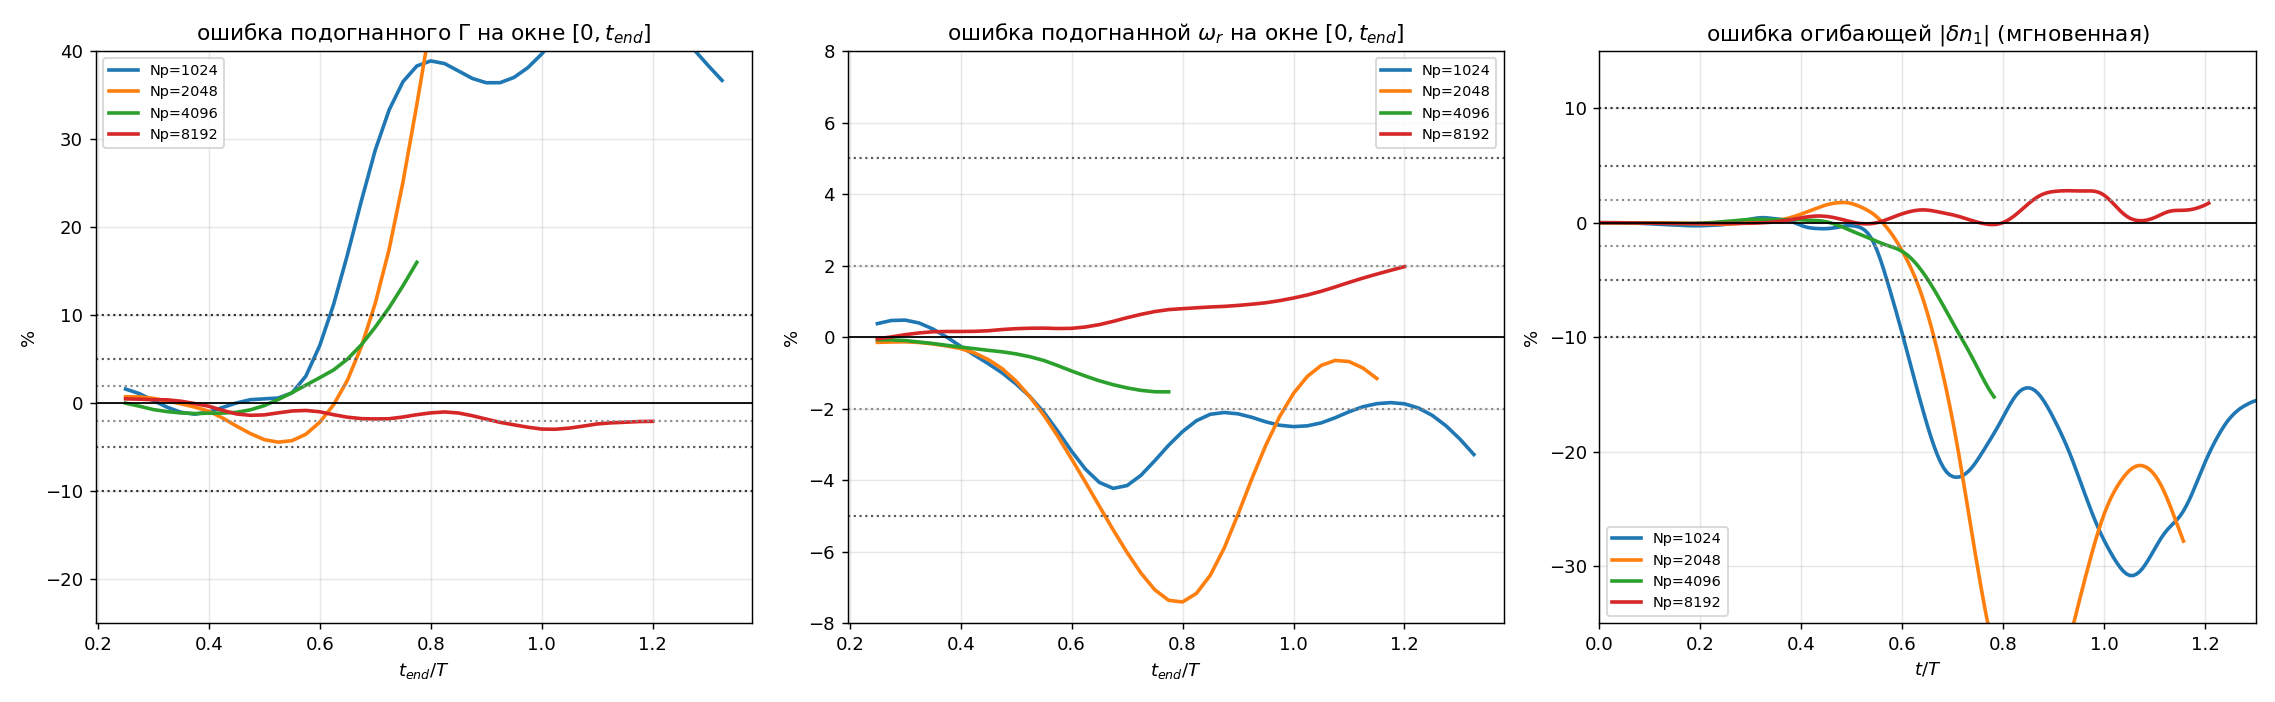

The script that saved this image:
#!/usr/bin/env python3
"""Насколько выводы зависят от выбора критерия и наблюдаемой."""
import math, pickle
import numpy as np
import matplotlib; matplotlib.use("Agg")
import matplotlib.pyplot as plt
TH = pickle.load(open("theory_drift_kinetic_ringdown_ex10.pkl", "rb"))
H = pickle.load(open("harm.pkl", "rb"))
T = TH["T"]; tt = TH["t"]; nth_c = TH["nhat"]["ions"]
gam = -TH["omega0"].imag; wr = TH["omega0"].real
RUNS = ["drift_kinetic_ringdown_ex11", "drift_kinetic_ringdown_ex12",
        "drift_kinetic_ringdown_ex13", "drift_kinetic_ringdown_ex10"]
COL = dict(zip(RUNS, ["tab:blue", "tab:orange", "tab:green", "tab:red"]))
NM = {r: f"Np={H[r]['Np']}" for r in RUNS}

def fit_window(t, c, lo, hi):
    """(omega, Gamma) из наклона ln(комплексной гармоники) на [lo,hi]."""
    w = (t >= lo) & (t <= hi)
    if w.sum() < 8: return np.nan, np.nan
    lg = np.log(c[w]); lg = lg.real + 1j * np.unwrap(np.imag(lg))
    p = np.polyfit(t[w], lg, 1)[0]
    return -p.imag, -p.real

fig, ax = plt.subplots(1, 3, figsize=(17.5, 5.4))

print("Ошибка ПОДОГНАННОГО Gamma на окне [0, t_end], в % "
      "(эталон — та же подгонка точной теории на том же окне)")
hdr = [0.3, 0.4, 0.5, 0.6, 0.7, 0.8, 0.9, 1.0, 1.1, 1.2]
print(f"{'t_end/T':>8s}" + "".join(f"{x:8.1f}" for x in hdr))
for r in RUNS:
    d = H[r]; t = d["t"]
    row = f"{NM[r]:>8s}"
    xs, ys, ys_w = [], [], []
    for x in np.arange(0.25, 1.35, 0.025):
        if t[-1] < x * T: break
        _, g = fit_window(t, d["H"][:, 1], 0.0, x * T)
        wo, _ = fit_window(t, d["H"][:, 1], 0.0, x * T)
        _, g0 = fit_window(tt, nth_c, 0.0, x * T)
        w0, _ = fit_window(tt, nth_c, 0.0, x * T)
        xs.append(x); ys.append(100 * (g / g0 - 1)); ys_w.append(100 * (wo / w0 - 1))
    ax[0].plot(xs, ys, color=COL[r], lw=2, label=NM[r])
    ax[1].plot(xs, ys_w, color=COL[r], lw=2, label=NM[r])
    for x in hdr:
        v = np.interp(x, xs, ys) if xs and x <= xs[-1] else np.nan
        row += f"{v:8.1f}" if not np.isnan(v) else f"{'-':>8s}"
    print(row)

# амплитуда огибающей — то, на что смотрят глазами
for r in RUNS:
    d = H[r]; t = d["t"]
    th = np.interp(t, tt, np.abs(nth_c))
    ax[2].plot(t / T, 100 * (np.abs(d["H"][:, 1]) / th - 1), color=COL[r],
               lw=2, label=NM[r])

for a, ti, yl in ((ax[0], "ошибка подогнанного $\\Gamma$ на окне $[0,t_{end}]$", "%"),
                  (ax[1], "ошибка подогнанной $\\omega_r$ на окне $[0,t_{end}]$", "%"),
                  (ax[2], "ошибка огибающей $|\\delta n_1|$ (мгновенная)", "%")):
    a.set_title(ti); a.set_ylabel(yl); a.grid(alpha=.3); a.legend(fontsize=8)
    a.axhline(0, color="k", lw=1)
    for lvl, c in ((2, "0.55"), (5, "0.35"), (10, "0.2")):
        a.axhline(lvl, color=c, ls=":", lw=1.2); a.axhline(-lvl, color=c, ls=":", lw=1.2)
ax[0].set_xlabel("$t_{end}/T$"); ax[1].set_xlabel("$t_{end}/T$")
ax[2].set_xlabel("$t/T$")
ax[0].set_ylim(-25, 40); ax[1].set_ylim(-8, 8); ax[2].set_ylim(-35, 15)
ax[2].set_xlim(0, 1.3)
fig.tight_layout(); fig.savefig("fig18_criteria.png", dpi=130)

print("\nt_break/T при РАЗНЫХ критериях (первое устойчивое превышение)")
print(f"{'Np':>6s} {'|Gam| 2%':>9s} {'5%':>7s} {'10%':>7s} | "
      f"{'огиб 2%':>8s} {'5%':>7s} {'10%':>7s} | {'компл 5%':>9s} | {'конец':>7s}")
for r in RUNS:
    d = H[r]; t = d["t"]
    th_c = np.interp(t, tt, nth_c.real) + 1j * np.interp(t, tt, nth_c.imag)
    env = np.abs(100 * (np.abs(d["H"][:, 1]) / np.abs(th_c) - 1))
    cpx = 100 * np.abs(d["H"][:, 1] - th_c) / np.abs(th_c)
    xs, gerr = [], []
    for x in np.arange(0.25, 1.35, 0.02):
        if t[-1] < x * T: break
        _, g = fit_window(t, d["H"][:, 1], 0, x * T)
        _, g0 = fit_window(tt, nth_c, 0, x * T)
        xs.append(x); gerr.append(abs(100 * (g / g0 - 1)))
    xs = np.array(xs); gerr = np.array(gerr)
    def first(arr, grid, lvl):
        m = arr > lvl
        return grid[np.argmax(m)] if m.any() else np.nan
    row = f"{H[r]['Np']:6d}"
    for lvl in (2, 5, 10): row += f"{first(gerr, xs, lvl):9.2f}"
    row += " |"
    for lvl in (2, 5, 10): row += f"{first(env, t/T, lvl):8.2f}"
    row += f" |{first(cpx, t/T, 5):9.2f} |{t[-1]/T:8.2f}"
    print(row)
